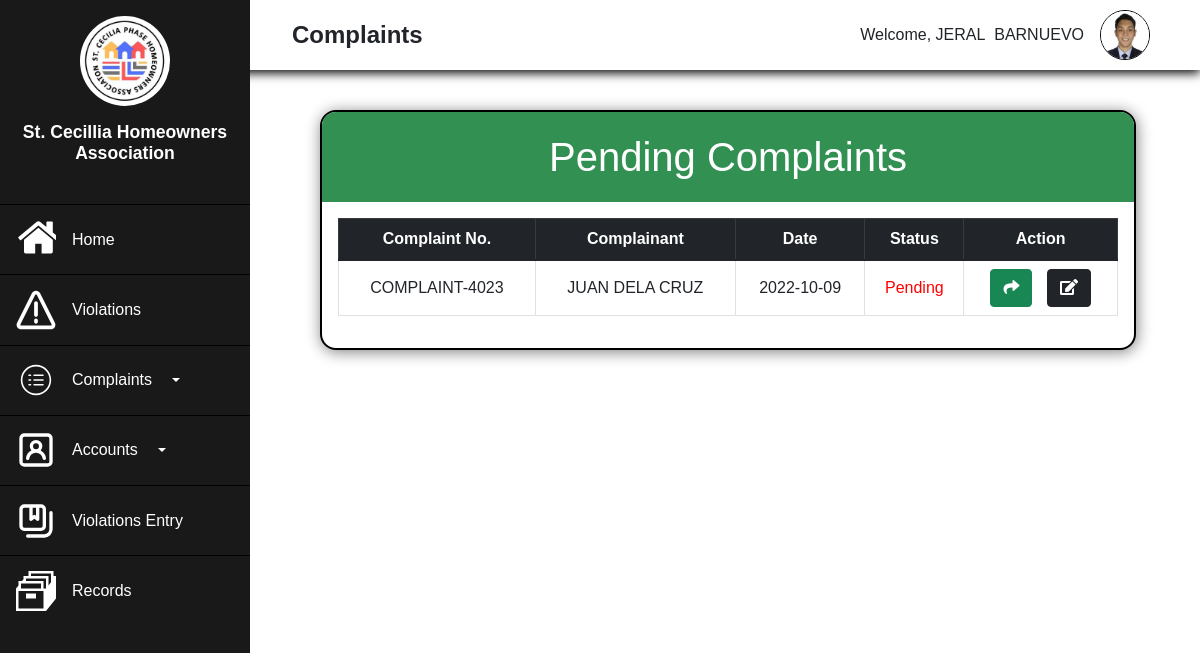
Page /Admin/Admin-Complaint.php (signed in) on the earlier database version.
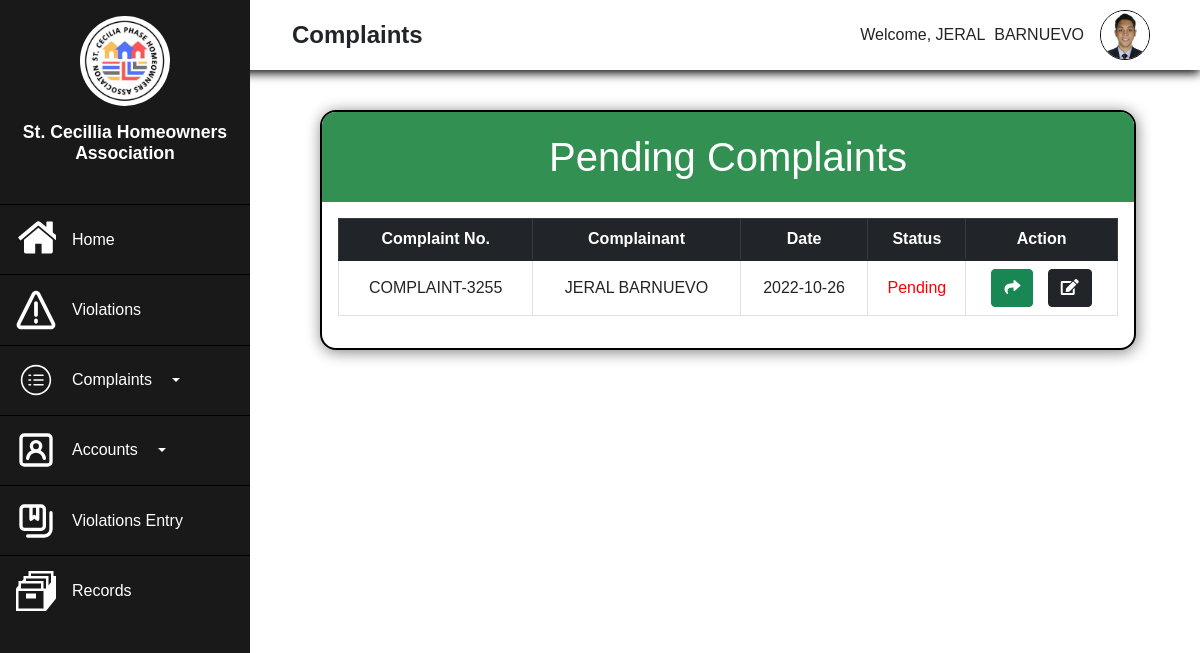
Same page on the later database version.
### tables this page shows
CREATE TABLE `complaint` (
  `Complaint_ID` int(11) NOT NULL,
  `homeownersID` int(11) DEFAULT NULL,
  `adminID` int(11) DEFAULT NULL,
  `Complaint_No` varchar(255) NOT NULL,
  `Complainant_Name` varchar(255) NOT NULL,
  `Complaint_Details` text NOT NULL,
  `Address` varchar(255) NOT NULL,
  `ContactNo` varchar(255) NOT NULL,
  `Attachment` varchar(255) NOT NULL,
  `Date` date NOT NULL DEFAULT current_timestamp(),
  `Status` varchar(255) NOT NULL,
  `Remarks` text NOT NULL,
  `forward_status` text NOT NULL,
  `Forward_To` int(12) DEFAULT NULL
);

### Admin/Admin-Complaint.php (the view, shortened to what the changed rows need)
<?php
    require('../connection.php');
?>
<!DOCTYPE html>
<html lang="en">
<head>
    <link rel="stylesheet" href="https://use.fontawesome.com/releases/v5.15.4/css/all.css">
    <link rel="stylesheet" href="realtime.css">
    <link href="https://cdn.jsdelivr.net/npm/bootstrap@5.1.3/dist/css/bootstrap.min.css" rel="stylesheet">
    <link rel="stylesheet" href="Admin-Complaint.css">
    <link rel="stylesheet" type="text/css" href="https://cdnjs.cloudflare.com/ajax/libs/twitter-bootstrap/5.1.3/css/bootstrap.min.css"/>
    <link rel="stylesheet" type="text/css" href="https://cdn.datatables.net/v/bs5/jszip-2.5.0/dt-1.12.1/b-2.2.3/b-colvis-2.2.3/b-html5-2.2.3/b-print-2.2.3/datatables.min.css"/>
</head>
<body>
    <div class="main">
    <div class="side">
        <div class="logo">
            <h2>St. Cecillia Homeowners Association</h2>
        </div>
    </div>
    <div class="body">
        <div class="container1">
            <div class="title"><h1>Pending Complaints</h1></div>
            <div class="table-complaint">
            <table class="table table-bordered table-hover table-responsive" id="Mytable" style="padding:0;">
                <thead class="table-dark head">
                    <tr>
                    <th class="text-center">Complaint No.</th>
                    <th class="text-center">Complainant</th>
                    <th class="text-center">Date</th>
                    <th class="text-center">Status</th>
                    <th class="text-center">Action</th>
                    </tr>
                </thead>
                <tbody>
                <?php
        if(!empty($_SESSION['Admin_ID'])){
        $query=mysqli_query($conn,"SELECT complaint.Complaint_ID, complaint.Complaint_No, complaint.Complainant_Name, complaint.Complaint_Details,complaint.Address,
        complaint.ContactNo, complaint.Address, complaint.Date, complaint.Status, complaint.forward_status, homeowners.First_Name,homeowners.Last_Name FROM complaint INNER JOIN homeowners
        ON complaint.homeownersID=homeowners.Homeowners_ID WHERE (complaint.Status='Pending' or complaint.Status='In Process') and complaint.forward_status='' ORDER BY complaint.Complaint_ID DESC");
        while($row1=mysqli_fetch_assoc($query)){
        ?>
                    <tr>
                    <td  data-bs-toggle="modal" data-bs-target="#viewdetails<?php echo $row1['Complaint_ID'] ?>" style="cursor:pointer;"><?php echo $row1['Complaint_No'] ?></td>
                    <td  data-bs-toggle="modal" data-bs-target="#viewdetails<?php echo $row1['Complaint_ID'] ?>" style="cursor:pointer;"><?php echo $row1['Complainant_Name'] ?></td>
                    <td  data-bs-toggle="modal" data-bs-target="#viewdetails<?php echo $row1['Complaint_ID'] ?>" style="cursor:pointer;"><?php echo $row1['Date'] ?></td>
                    <td data-bs-toggle="modal" data-bs-target="#viewdetails<?php echo $row1['Complaint_ID'] ?>" style="cursor:pointer; color:red;"><?php echo $row1['Status'] ?></td>
                    <td class=""><div class="div" style="display:flex; justify-content:center; gap:.9rem;"><button class="btn btn-success" data-bs-toggle="modal" data-bs-target="#forward<?php echo $row1['Complaint_ID']; ?>"  ><i class="fas fa-share"></i>
                                </button><button class="btn btn-dark" data-bs-toggle="modal" data-bs-target="#action<?php echo $row1['Complaint_ID']; ?>"><i class="fas fa-edit"></i></button></div></td>
                    </tr>
                    <?php
                    }
                    }
                ?>
                </tbody>
            </table>
            </div>
        </div>
    </div>
</div>
</body>
</html>

Differences in the rows shown:
no longer on this page (row edited): complaint: Complaint_No "COMPLAINT-4023", Complainant_Name "JUAN DELA CRUZ", Date "2022-10-09", Status "Pending"
added complaint: Complaint_No "COMPLAINT-3255", Complainant_Name "JERAL BARNUEVO", Date "2022-10-26", Status "Pending"
